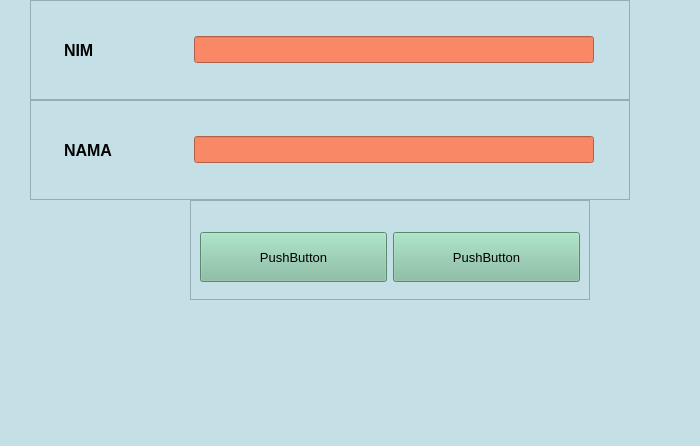
<?xml version="1.0" encoding="UTF-8"?>
<ui version="4.0">
 <class>MainWindow</class>
 <widget class="QMainWindow" name="MainWindow">
  <property name="geometry">
   <rect>
    <x>0</x>
    <y>0</y>
    <width>700</width>
    <height>446</height>
   </rect>
  </property>
  <property name="minimumSize">
   <size>
    <width>700</width>
    <height>400</height>
   </size>
  </property>
  <property name="font">
   <font>
    <pointsize>12</pointsize>
   </font>
  </property>
  <property name="windowTitle">
   <string>MainWindow</string>
  </property>
  <property name="styleSheet">
   <string notr="true">background-color: rgb(196, 223, 230);</string>
  </property>
  <widget class="QWidget" name="centralwidget">
   <widget class="QFrame" name="frame">
    <property name="geometry">
     <rect>
      <x>30</x>
      <y>0</y>
      <width>600</width>
      <height>100</height>
     </rect>
    </property>
    <property name="minimumSize">
     <size>
      <width>600</width>
      <height>100</height>
     </size>
    </property>
    <property name="font">
     <font>
      <pointsize>12</pointsize>
     </font>
    </property>
    <property name="frameShape">
     <enum>QFrame::StyledPanel</enum>
    </property>
    <property name="frameShadow">
     <enum>QFrame::Raised</enum>
    </property>
    <layout class="QHBoxLayout" name="horizontalLayout">
     <item>
      <widget class="QLabel" name="label">
       <property name="minimumSize">
        <size>
         <width>100</width>
         <height>0</height>
        </size>
       </property>
       <property name="maximumSize">
        <size>
         <width>100</width>
         <height>16777215</height>
        </size>
       </property>
       <property name="font">
        <font>
         <pointsize>12</pointsize>
         <weight>75</weight>
         <bold>true</bold>
        </font>
       </property>
       <property name="text">
        <string>NIM</string>
       </property>
      </widget>
     </item>
     <item>
      <widget class="QLineEdit" name="lineEdit">
       <property name="minimumSize">
        <size>
         <width>0</width>
         <height>0</height>
        </size>
       </property>
       <property name="maximumSize">
        <size>
         <width>400</width>
         <height>16777215</height>
        </size>
       </property>
       <property name="font">
        <font>
         <pointsize>12</pointsize>
        </font>
       </property>
       <property name="styleSheet">
        <string notr="true">background-color: rgb(249, 136, 102);</string>
       </property>
       <property name="text">
        <string/>
       </property>
      </widget>
     </item>
    </layout>
   </widget>
   <widget class="QFrame" name="frame_2">
    <property name="geometry">
     <rect>
      <x>30</x>
      <y>100</y>
      <width>600</width>
      <height>100</height>
     </rect>
    </property>
    <property name="minimumSize">
     <size>
      <width>600</width>
      <height>100</height>
     </size>
    </property>
    <property name="font">
     <font>
      <pointsize>12</pointsize>
     </font>
    </property>
    <property name="frameShape">
     <enum>QFrame::StyledPanel</enum>
    </property>
    <property name="frameShadow">
     <enum>QFrame::Raised</enum>
    </property>
    <layout class="QHBoxLayout" name="horizontalLayout_2">
     <item>
      <widget class="QLabel" name="label_2">
       <property name="minimumSize">
        <size>
         <width>100</width>
         <height>0</height>
        </size>
       </property>
       <property name="maximumSize">
        <size>
         <width>100</width>
         <height>16777215</height>
        </size>
       </property>
       <property name="font">
        <font>
         <pointsize>12</pointsize>
         <weight>75</weight>
         <bold>true</bold>
        </font>
       </property>
       <property name="text">
        <string>NAMA</string>
       </property>
      </widget>
     </item>
     <item>
      <widget class="QLineEdit" name="lineEdit_2">
       <property name="minimumSize">
        <size>
         <width>0</width>
         <height>0</height>
        </size>
       </property>
       <property name="maximumSize">
        <size>
         <width>400</width>
         <height>16777215</height>
        </size>
       </property>
       <property name="font">
        <font>
         <pointsize>12</pointsize>
        </font>
       </property>
       <property name="styleSheet">
        <string notr="true">background-color: rgb(249, 136, 102);</string>
       </property>
       <property name="text">
        <string/>
       </property>
      </widget>
     </item>
    </layout>
   </widget>
   <widget class="QFrame" name="frame_3">
    <property name="geometry">
     <rect>
      <x>190</x>
      <y>200</y>
      <width>400</width>
      <height>100</height>
     </rect>
    </property>
    <property name="minimumSize">
     <size>
      <width>400</width>
      <height>100</height>
     </size>
    </property>
    <property name="font">
     <font>
      <pointsize>12</pointsize>
     </font>
    </property>
    <property name="frameShape">
     <enum>QFrame::StyledPanel</enum>
    </property>
    <property name="frameShadow">
     <enum>QFrame::Raised</enum>
    </property>
    <layout class="QHBoxLayout" name="horizontalLayout_3">
     <item>
      <widget class="QPushButton" name="pushButton">
       <property name="minimumSize">
        <size>
         <width>0</width>
         <height>50</height>
        </size>
       </property>
       <property name="maximumSize">
        <size>
         <width>16777215</width>
         <height>35</height>
        </size>
       </property>
       <property name="font">
        <font>
         <pointsize>10</pointsize>
        </font>
       </property>
       <property name="styleSheet">
        <string notr="true">background-color: rgb(128, 189, 158);</string>
       </property>
       <property name="text">
        <string>PushButton</string>
       </property>
      </widget>
     </item>
     <item>
      <widget class="QPushButton" name="pushButton_2">
       <property name="minimumSize">
        <size>
         <width>0</width>
         <height>50</height>
        </size>
       </property>
       <property name="maximumSize">
        <size>
         <width>16777215</width>
         <height>35</height>
        </size>
       </property>
       <property name="font">
        <font>
         <pointsize>10</pointsize>
        </font>
       </property>
       <property name="styleSheet">
        <string notr="true">background-color: rgb(128, 189, 158);</string>
       </property>
       <property name="text">
        <string>PushButton</string>
       </property>
      </widget>
     </item>
    </layout>
   </widget>
  </widget>
  <widget class="QMenuBar" name="menubar">
   <property name="geometry">
    <rect>
     <x>0</x>
     <y>0</y>
     <width>700</width>
     <height>22</height>
    </rect>
   </property>
  </widget>
  <widget class="QStatusBar" name="statusbar"/>
 </widget>
 <resources/>
 <connections/>
</ui>
